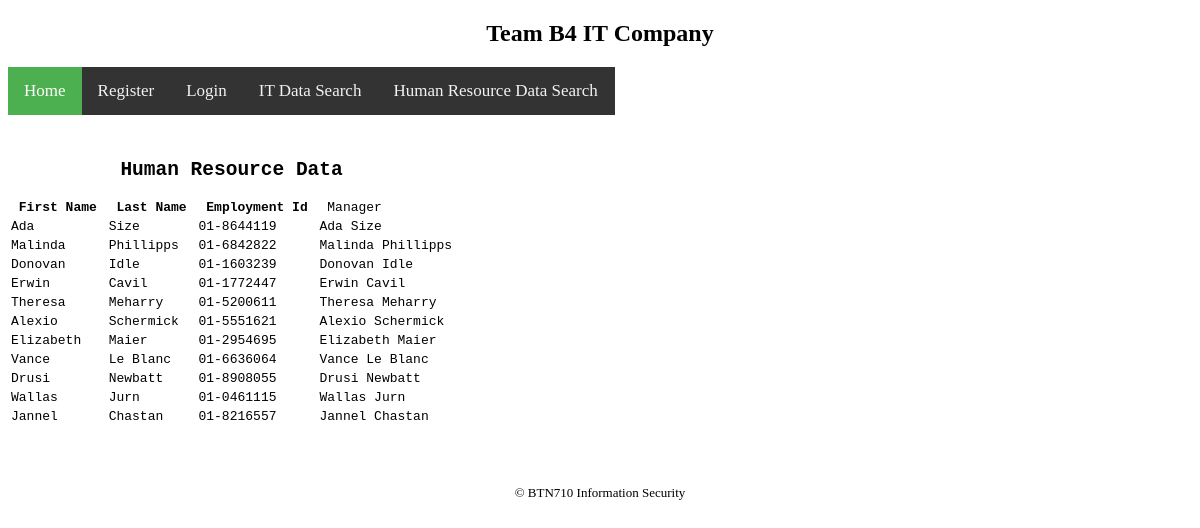
/html/HRDataSearch.php (signed in), run on the app's committed database.
### tables this page shows
create table staff_data (
	id INT,
	first_name VARCHAR(50),
	last_name VARCHAR(50),
	gender VARCHAR(50),
	date_of_birth DATE,
	health_card_number VARCHAR(50),
	SIN VARCHAR(50),
	university VARCHAR(50),
	home_address VARCHAR(50),
	email VARCHAR(50),
	employment_id VARCHAR(50),
	job_role VARCHAR(50),
	pay VARCHAR(50),
	manager VARCHAR(50)
);

### html/lib.php (called while the page is built, shortened)
<?php
	function session_validation($var){
		return isset($var) && trim($var) != "";
	}
?>

### html/HRDataSearch.php (the view, shortened to what this page needs)
<?php
require("lib.php");
?>
<?php
$errors = array();
$query = "select first_name, last_name, employment_id, manager ";
$query .= "from staff_data where ";
$db = dbConnection();
$or_fname = false;
$or_lname = false;
if(session_validation($_SESSION["fname"])){
    $fname = addslashes($_SESSION["fname"]);
    $or_fname = true;
    $query .= "LOWER (first_name) = '$fname' ";
}
if(session_validation($_SESSION['lname'])){
    $lname = $_SESSION["lname"];
    $or_lname = true;
    if($or_fname)
        $query .= " Or ";
    $query .="LOWER(last_name) = '$lname' ";
}
if(session_validation($_SESSION['employmentid'])){
    $employmentid = $_SESSION['employmentid'];
    if($or_fname||$or_lname)
        $query .=" Or ";
    $query .="employment_id = $employmentid";
}
$result = mysqli_query($db, $query);
?>
<?php
include("header.php");
?>
<div class = "HRDataSearchMain">
    <div class = "search">
        <pre>
            <?php
                if(count($errors) === 0){
                    echo "<table> ";
                    echo "<caption><h2>Human Resource Data</h2></caption>";
                    echo "<tr>";
                    echo "<th> First Name </th>";
                    echo "<th> Last Name </th>";
                    echo "<th> Employment Id </th>";
                    echo "<td> Manager </th>";
                    echo "</tr>";
                    while ($row = mysqli_fetch_array($result))
                    {
                        echo "<tr>";
                        echo "<td>".htmlspecialchars($row["first_name"])."</td>";
                        echo "<td>".htmlspecialchars($row["last_name"])."</td>";
                        echo "<td>".htmlspecialchars($row["employment_id"])."</td>";
                        echo "<td>".htmlspecialchars($row["manager"])."</td>";
                        echo "</tr>";
                    }
                    echo "</table><br><br>";
                }else{
                    errorDisplay2("nomatch", $errors);
                }
            ?>
        </pre>
    </div>
</div>
<?php
include("footer.php");
?>

### html/header.php (shortened to what this page needs)
<!DOCTYPE html>
<html lang="en">
<head>
	<link href="generic.css" rel="stylesheet" type="text/css">
</head>
<body>
	<h2 id="header">Team B4 IT Company</h2>
	<div class="topnav" style="width:606.5px;">
		<a class="active" href="index.php">Home</a>
		<a href = "register.php">Register</a>
		<a href = "login.php">Login</a>
		<a href = "ITDataSearchMenu.php">IT Data Search</a>
		<a href = "HRDataSearchMenu.php">Human Resource Data Search</a>
	</div>

### html/footer.php
	<div id = "footer"> &copy; BTN710 Information Security</div><br><br><br>
</body>
</html>

### html/generic.css (style rules this page uses)
.topnav { background-color: #333; overflow: hidden; }
.topnav a { float: left; color: #f2f2f2; text-align: center; padding: 14px 16px; text-decoration: none; font-size: 17px; }
.topnav a.active { background-color: #4CAF50; color: white; }
#header { text-align: center; }
#footer { font-size:13px; text-align: center; }

### data on the page
staff_data: first_name "Ada", last_name "Size", employment "01-8644119", manager "Ada Size"
staff_data: first_name "Malinda", last_name "Phillipps", employment "01-6842822", manager "Malinda Phillipps"
staff_data: first_name "Donovan", last_name "Idle", employment "01-1603239", manager "Donovan Idle"
staff_data: first_name "Erwin", last_name "Cavil", employment "01-1772447", manager "Erwin Cavil"
staff_data: first_name "Theresa", last_name "Meharry", employment "01-5200611", manager "Theresa Meharry"
staff_data: first_name "Alexio", last_name "Schermick", employment "01-5551621", manager "Alexio Schermick"
staff_data: first_name "Elizabeth", last_name "Maier", employment "01-2954695", manager "Elizabeth Maier"
staff_data: first_name "Vance", last_name "Le Blanc", employment "01-6636064", manager "Vance Le Blanc"
staff_data: first_name "Drusi", last_name "Newbatt", employment "01-8908055", manager "Drusi Newbatt"
staff_data: first_name "Wallas", last_name "Jurn", employment "01-0461115", manager "Wallas Jurn"
staff_data: first_name "Jannel", last_name "Chastan", employment "01-8216557", manager "Jannel Chastan"
